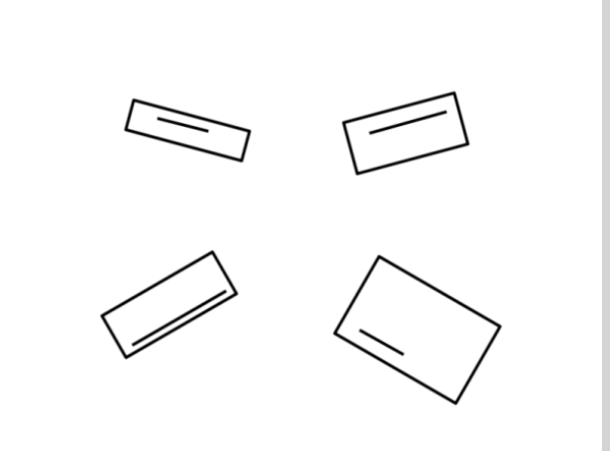
#> input picture Screenshot from 2024-02-22 21-22-06.png, 610 x 451 px
$ python rectangle_numbering.py
#> lines starting #> are read from the running program, lines starting #| are printed output that depends on the picture; after the words box and inside, x2 and y2 are one past the last pixel; in counts of white or black regions, pixels touching at a corner belong together
from PIL import Image
from IPython.display import display
import cv2

def imshow(image):
    if len(image.shape) == 2:
        image = cv2.cvtColor(image, cv2.COLOR_GRAY2BGR)
    else:
        image = image[:, :, ::-1]
    return display(Image.fromarray(image))

import cv2
import numpy as np

mask = cv2.imread("Screenshot from 2024-02-22 21-22-06.png", 0)
#> mask: shape (451, 610); min 0, max 255, mean 249.6

output = cv2.cvtColor(mask, cv2.COLOR_GRAY2BGR)

# Inverse threshold
_, mask = cv2.threshold(mask, 127, 255, cv2.THRESH_BINARY)
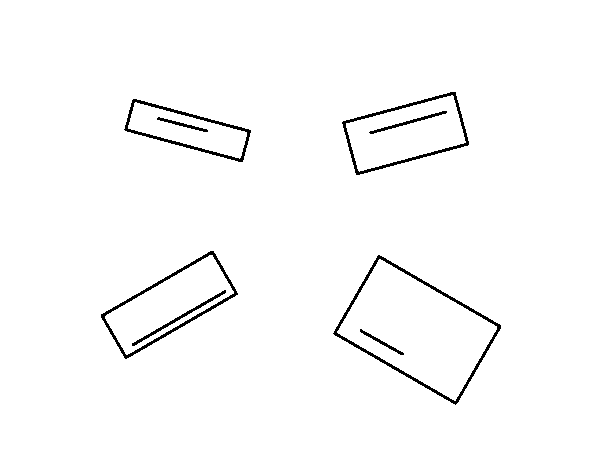
#> mask: shape (451, 610); 98.1% white; black in thin lines or dots, all inside (x1, y1, x2, y2) = (101, 92, 501, 405)

# Find contours (with hierarchy)
contours, [hist] = cv2.findContours(mask, cv2.RETR_TREE, cv2.CHAIN_APPROX_NONE)
#> contours = 13 contours; largest, box (x1, y1, x2, y2) and area: (0, 0, 610, 451) 274050, (332, 254, 502, 406) 13292, (337, 259, 497, 401) 11538, (100, 250, 239, 360) 6830, (341, 91, 470, 176) 6718; hist = 13 rows, first 6: [-1, -1, 1, -1], [4, -1, 2, 0], [-1, -1, 3, 1], [-1, -1, -1, 2], [7, 1, 5, 0], [-1, -1, 6, 4]

rectangles = []

for rect, (nxt, prv, first_child, parent) in zip(contours, hist):
    # If it's top-level contour
    if parent == 0:
        # Find index of the line contour
        _, _, line_index, _ = hist[first_child]

        # Get the line
        line = contours[line_index]


        _, (width, height), _ = cv2.minAreaRect(line)

        line_length = max(width, height)


        rectangle = cv2.minAreaRect(rect)
        box = cv2.boxPoints(rectangle)
        box = np.intp(box)

        box_center = rectangle[0]

        rectangles.append((line_length, box, box_center))
#> this loop made 13 passes
#> (nxt, prv, first_child, parent, width, height, line_length, rectangle) on passes 2, 5, 8, 11: (4, -1, 2, 0, 4.74, 51.48, 51.48, ((416.9, 329.4), (93.45, 144.5), -59.96)), (7, 1, 5, 0, 109.8, 4.78, 109.8, ((168.8, 304.3), (132.2, 52.94), -30.05)), (10, 4, 8, 0, 4.85, 53.6, 53.6, ((187.2, 130), (35.55, 124.7), -74.96)), (-1, 7, 11, 0, 81.74, 4.9, 81.74, ((405.2, 132.9), (119.4, 57.71), -15.04))
#> (nxt, prv, first_child, parent) on passes 1, 3, 4, 6, 7, 9: (-1, -1, 1, -1), (-1, -1, 3, 1), (-1, -1, -1, 2), (-1, -1, 6, 4), (-1, -1, -1, 5), (-1, -1, 9, 7)
#> after the loop, rectangles = 4 items

# Sort by line length
rectangles.sort()

# Draw the minAreaRects of the rectangles and the numbering
for index, (_, box, (x, y)) in enumerate(rectangles):
    cv2.drawContours(output, [box], 0, (0, 0, 255), 3)
    cv2.putText(output, f"{index +1}", (round(x), round(y)), cv2.FONT_HERSHEY_SIMPLEX, 2, (0, 0, 0), 9)
    cv2.putText(output, f"{index + 1}", (round(x), round(y)), cv2.FONT_HERSHEY_SIMPLEX, 2, (0, 0, 255), 3)
#> this loop made 4 passes
#> (box, x, y) on passes 1 to 4: ([[456, 406], [330, 333], [377, 252], [502, 325]], 416.9, 329.4), ([[242, 163], [122, 130], [131, 96], [252, 128]], 187.2, 130), ([[355, 176], [340, 120], [455, 89], [470, 145]], 405.2, 132.9), ([[124, 360], [98, 314], [212, 248], [239, 294]], 168.8, 304.3)
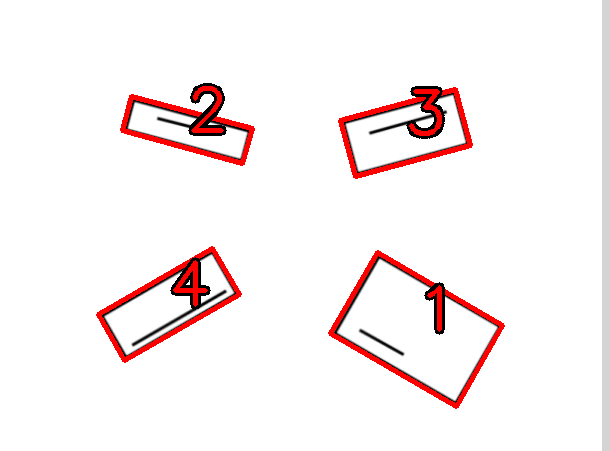
#> output: shape (451, 610, 3); mean B, G, R 241.3, 241.3, 249.8

cv2.imshow("Output", output)
cv2.waitKey(0)
cv2.destroyAllWindows()
